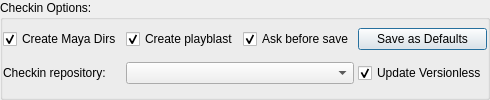
<?xml version="1.0" encoding="UTF-8"?>
<ui version="4.0">
 <class>checkinOptionsGroupBox</class>
 <widget class="QGroupBox" name="checkinOptionsGroupBox">
  <property name="windowTitle">
   <string>GroupBox</string>
  </property>
  <property name="title">
   <string>Checkin Options:</string>
  </property>
  <property name="flat">
   <bool>true</bool>
  </property>
  <layout class="QGridLayout" name="gridLayout">
   <property name="leftMargin">
    <number>0</number>
   </property>
   <property name="topMargin">
    <number>0</number>
   </property>
   <property name="rightMargin">
    <number>0</number>
   </property>
   <property name="bottomMargin">
    <number>4</number>
   </property>
   <property name="spacing">
    <number>4</number>
   </property>
   <item row="0" column="0">
    <widget class="QCheckBox" name="createMayaDirsCheckBox">
     <property name="text">
      <string>Create Maya Dirs</string>
     </property>
     <property name="checked">
      <bool>true</bool>
     </property>
    </widget>
   </item>
   <item row="0" column="1">
    <widget class="QCheckBox" name="createPlayblastCheckBox">
     <property name="text">
      <string>Create playblast</string>
     </property>
     <property name="checked">
      <bool>true</bool>
     </property>
    </widget>
   </item>
   <item row="0" column="2">
    <widget class="QCheckBox" name="askBeforeSaveCheckBox">
     <property name="text">
      <string>Ask before save</string>
     </property>
     <property name="checked">
      <bool>true</bool>
     </property>
    </widget>
   </item>
   <item row="0" column="3">
    <widget class="QPushButton" name="saveAsDefaultsPushButton">
     <property name="text">
      <string>Save as Defaults</string>
     </property>
     <property name="default">
      <bool>true</bool>
     </property>
    </widget>
   </item>
   <item row="1" column="0">
    <widget class="QLabel" name="label">
     <property name="text">
      <string>Checkin repository:</string>
     </property>
    </widget>
   </item>
   <item row="1" column="1" colspan="2">
    <widget class="QComboBox" name="repositoryComboBox"/>
   </item>
   <item row="1" column="3">
    <widget class="QCheckBox" name="updateVersionlessCheckBox">
     <property name="text">
      <string>Update Versionless</string>
     </property>
     <property name="checked">
      <bool>true</bool>
     </property>
    </widget>
   </item>
  </layout>
 </widget>
 <resources/>
 <connections/>
</ui>
